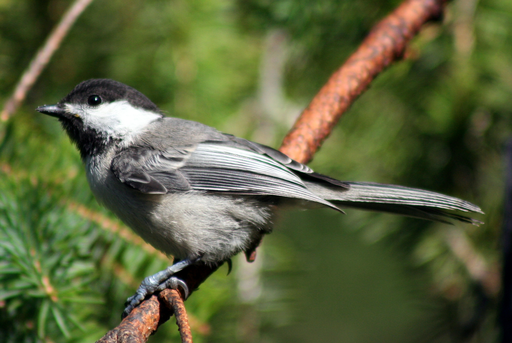
#> input picture models/bird.bmp, 512 x 343 px
$ python -i motion.py   (imports and definitions only)
#> lines starting #> are read from the running program, lines starting #| are printed output that depends on the picture
#> further down, picture is the input picture: shape (343, 512, 3); mean B, G, R 60.2, 98.2, 90.6
"""Moving-object proposals: background subtraction on a downscaled gray frame.

Measured on a 4-core Xeon, 1280x720 (median ms/frame incl. gray+resize):
    MOG2 1/4: 0.9   KNN 1/4: 1.0   CNT 1/4: 0.32   frame-diff: 0.27
CNT (opencv-contrib ``cv2.bgsegm``) is used when available, MOG2 otherwise.
findContours+boundingRect is ~10x faster than connectedComponentsWithStats.
"""
from __future__ import annotations

import cv2
import numpy as np


class MotionDetector:
    def __init__(
        self,
        scale: int = 4,             # process at 1/scale resolution
        fps: float = 100.0,         # camera rate, sets CNT background memory
        method: str = "auto",       # auto | cnt | avg | mog2 | diff
        min_area: int = 12,         # px on the *downscaled* mask
        max_area_frac: float = 0.2, # bigger blobs = lighting change / camera shake -> ignore
        merge_gap: int = 2,         # px (downscaled): merge boxes closer than this (flapping wings)
        ignore_mask: np.ndarray | None = None,  # full-res uint8, 255 = ignore (trees, flags)
        var_threshold: float = 32,  # MOG2 only; default 16 is too noisy for sky/foliage
    ):
        self.s = int(scale)
        self.min_area, self.max_area_frac, self.merge_gap = min_area, max_area_frac, merge_gap
        if method == "auto":
            # CNT needs opencv-contrib. Fallback MOG2 (core OpenCV, ~2.5x slower) because it also
            # copes with swaying foliage; "avg" is as fast as CNT but flags tree edges (precision
            # 0.60 vs 0.87 CNT / 0.85 MOG2 on the synthetic scene) -> only with an --ignore-mask
            method = "cnt" if hasattr(cv2, "bgsegm") else "mog2"
        self.method = method
        if method == "cnt":
            self.bg = cv2.bgsegm.createBackgroundSubtractorCNT(
                minPixelStability=15, useHistory=True,
                maxPixelStability=int(15 * fps), isParallel=True)
        elif method == "mog2":
            self.bg = cv2.createBackgroundSubtractorMOG2(history=500, varThreshold=var_threshold, detectShadows=False)
        elif method == "diff":
            self.bg, self._prev = None, None
        elif method == "avg":
            # exponential running average; time constant ~0.5 s regardless of fps
            self.bg, self._bgf, self.alpha = None, None, min(0.2, 2.0 / max(fps, 1.0))
        else:
            raise ValueError(method)
        self.k = cv2.getStructuringElement(cv2.MORPH_ELLIPSE, (3, 3))
        self._ignore_full = ignore_mask
        self._ignore = None
        self.mask = None  # last foreground mask (downscaled), for debugging

    def _small(self, frame: np.ndarray) -> np.ndarray:
        # RAW Bayer input (2-D): with an EVEN scale, INTER_LINEAR samples exactly between a 2x2 colour
        # cell, i.e. each mask pixel is an R+G+G+B average -> correct luma without debayering the frame
        g = frame if frame.ndim == 2 else cv2.cvtColor(
            frame, cv2.COLOR_BGRA2GRAY if frame.shape[2] == 4 else cv2.COLOR_BGR2GRAY)
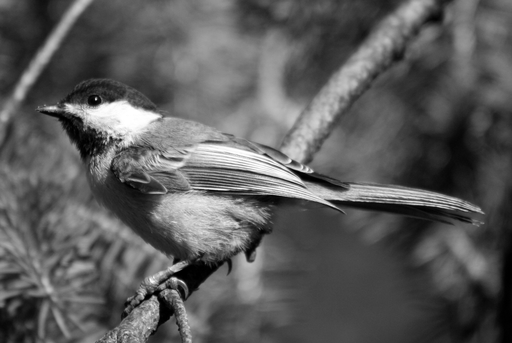
#> g: shape (343, 512); min 0, max 255, mean 91.6
        if self.s > 1:  # gray first, then INTER_LINEAR (INTER_AREA is ~9x slower)
            g = cv2.resize(g, (g.shape[1] // self.s, g.shape[0] // self.s), interpolation=cv2.INTER_LINEAR)
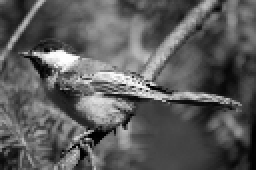
#> g: shape (85, 128) (shown 2 times larger); min 0, max 255, mean 91.4
        return cv2.GaussianBlur(g, (5, 5), 0)
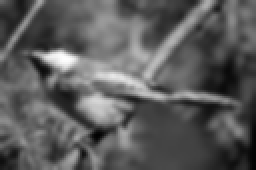
#> returned value: shape (85, 128) (shown 2 times larger); min 2, max 254, mean 91.4

    def detect(self, frame: np.ndarray) -> np.ndarray:
        """Return (N,4) int32 boxes xyxy in full-resolution pixels."""
        small = self._small(frame)
        if self.method == "diff":
            prev, self._prev = self._prev, small
            if prev is None:
                return np.zeros((0, 4), np.int32)
            _, m = cv2.threshold(cv2.absdiff(small, prev), 15, 255, cv2.THRESH_BINARY)
        elif self.method == "avg":
            if self._bgf is None:
                self._bgf = small.astype(np.float32)
                return np.zeros((0, 4), np.int32)
            _, m = cv2.threshold(cv2.absdiff(small, cv2.convertScaleAbs(self._bgf)), 15, 255, cv2.THRESH_BINARY)
            # selective update: learn background only where nothing moves (an unmasked average
            # absorbs the bird and leaves ghost trails); a 20x slower update everywhere lets
            # real scene changes (parked object, light) fade into the background
            moving = cv2.dilate(m, self.k, iterations=2)
            cv2.accumulateWeighted(small, self._bgf, self.alpha, mask=cv2.bitwise_not(moving))
            cv2.accumulateWeighted(small, self._bgf, self.alpha * 0.05, mask=moving)
        else:
            m = self.bg.apply(small)
#> m: shape (85, 128); every value is 255
            if self.method == "mog2":
                m = cv2.threshold(m, 200, 255, cv2.THRESH_BINARY)[1]
        if self._ignore_full is not None:
            if self._ignore is None or self._ignore.shape != m.shape:
                self._ignore = cv2.resize(self._ignore_full, (m.shape[1], m.shape[0]), interpolation=cv2.INTER_NEAREST) > 0
            m[self._ignore] = 0
        m = cv2.morphologyEx(m, cv2.MORPH_OPEN, self.k)
        m = cv2.dilate(m, self.k, iterations=2)  # also glues wing/body fragments
        self.mask = m
        cnts, _ = cv2.findContours(m, cv2.RETR_EXTERNAL, cv2.CHAIN_APPROX_SIMPLE)
#> cnts = [[[0, 0], [0, 84], [127, 84], [127, 0]]]
        max_area = self.max_area_frac * m.shape[0] * m.shape[1]
#> max_area = 2176
        boxes = []
        for c in cnts:
            x, y, w, h = cv2.boundingRect(c)
            a = w * h
            if self.min_area <= a <= max_area:
                boxes.append((x, y, x + w, y + h))
#> this loop made 1 pass
#> (c, x, y, w, h, a) on pass 1: ([[0, 0], [0, 84], [127, 84], [127, 0]], 0, 0, 128, 85, 10880)
#> after the loop, boxes = []
        if not boxes:
            return np.zeros((0, 4), np.int32)
        b = merge_boxes(np.array(boxes, np.int32), self.merge_gap)
        return b * self.s


# [69 lines left out: functions merge_boxes, square_crops, not called in this run]

>>> import cv2
>>> picture = cv2.imread('../models/bird.bmp')
>>> result = MotionDetector().detect(picture)
#> result = empty array

$ run again, on models/parrot.jpg
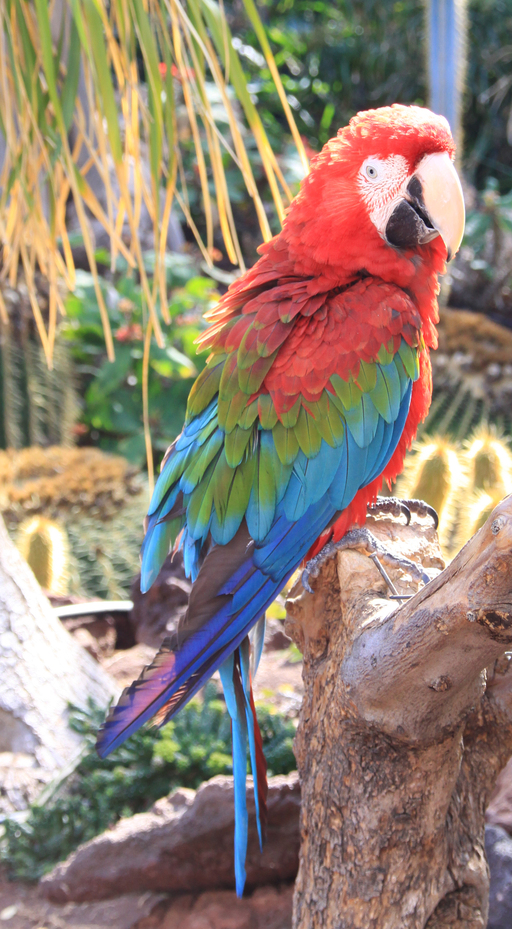
#> input picture models/parrot.jpg, 512 x 929 px
#> picture is the input picture: shape (929, 512, 3); mean B, G, R 117.2, 130.9, 147.6
#> in _small, `g = cv2.resize(g, (g.shape[1] // self.s, g.shape[0] // self.s), interp..`:
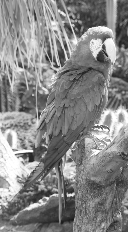
#> g: shape (232, 128); min 25, max 255, mean 134.2
#> in _small, `return cv2.GaussianBlur(g, (5, 5), 0)`:
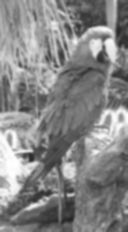
#> returned value: shape (232, 128); min 36, max 255, mean 134.2
#> m: shape (232, 128); every value is 255
#> cnts = [[[0, 0], [0, 231], [127, 231], [127, 0]]]
#> the loop in detect, `for c in cnts:` made 1 pass
#> (c, x, y, w, h, a) on pass 1: ([[0, 0], [0, 231], [127, 231], [127, 0]], 0, 0, 128, 232, 29696)
#> after the loop in detect, `for c in cnts:`: boxes = []
#> result = empty array
